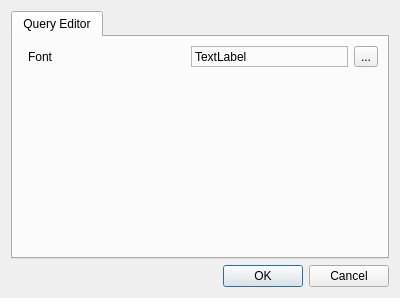
<?xml version="1.0" encoding="UTF-8"?>
<ui version="4.0">
 <class>SettingsDialog</class>
 <widget class="QDialog" name="SettingsDialog">
  <property name="geometry">
   <rect>
    <x>0</x>
    <y>0</y>
    <width>400</width>
    <height>298</height>
   </rect>
  </property>
  <property name="windowTitle">
   <string>Settings</string>
  </property>
  <layout class="QVBoxLayout" name="verticalLayout">
   <item>
    <widget class="QTabWidget" name="tabWidget">
     <property name="currentIndex">
      <number>0</number>
     </property>
     <widget class="QWidget" name="tab">
      <attribute name="title">
       <string>Query Editor</string>
      </attribute>
      <layout class="QFormLayout" name="formLayout">
       <item row="0" column="1">
        <layout class="QHBoxLayout" name="horizontalLayout">
         <item>
          <widget class="QLabel" name="lblFont">
           <property name="text">
            <string>Font</string>
           </property>
          </widget>
         </item>
         <item>
          <widget class="QLabel" name="lblSelectedFont">
           <property name="frameShape">
            <enum>QFrame::StyledPanel</enum>
           </property>
           <property name="frameShadow">
            <enum>QFrame::Sunken</enum>
           </property>
           <property name="text">
            <string>TextLabel</string>
           </property>
           <property name="buddy">
            <cstring>btnFont</cstring>
           </property>
          </widget>
         </item>
         <item>
          <widget class="QToolButton" name="btnFont">
           <property name="text">
            <string>...</string>
           </property>
          </widget>
         </item>
        </layout>
       </item>
      </layout>
     </widget>
    </widget>
   </item>
   <item>
    <widget class="QDialogButtonBox" name="buttonBox">
     <property name="orientation">
      <enum>Qt::Horizontal</enum>
     </property>
     <property name="standardButtons">
      <set>QDialogButtonBox::Cancel|QDialogButtonBox::Ok</set>
     </property>
    </widget>
   </item>
  </layout>
 </widget>
 <tabstops>
  <tabstop>tabWidget</tabstop>
  <tabstop>btnFont</tabstop>
  <tabstop>buttonBox</tabstop>
 </tabstops>
 <resources/>
 <connections>
  <connection>
   <sender>buttonBox</sender>
   <signal>accepted()</signal>
   <receiver>SettingsDialog</receiver>
   <slot>accept()</slot>
   <hints>
    <hint type="sourcelabel">
     <x>222</x>
     <y>283</y>
    </hint>
    <hint type="destinationlabel">
     <x>157</x>
     <y>274</y>
    </hint>
   </hints>
  </connection>
  <connection>
   <sender>buttonBox</sender>
   <signal>rejected()</signal>
   <receiver>SettingsDialog</receiver>
   <slot>reject()</slot>
   <hints>
    <hint type="sourcelabel">
     <x>290</x>
     <y>289</y>
    </hint>
    <hint type="destinationlabel">
     <x>286</x>
     <y>274</y>
    </hint>
   </hints>
  </connection>
 </connections>
</ui>
